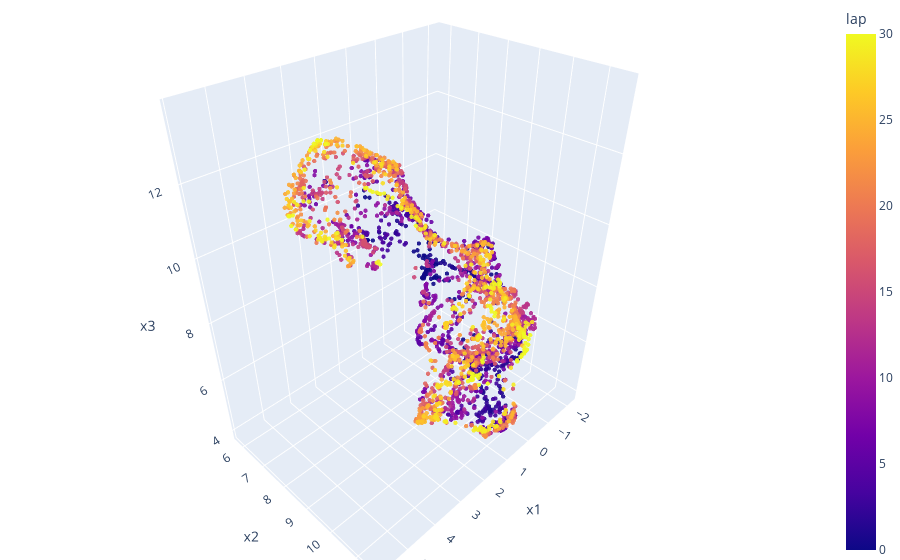

The code cell stored with this chart in its notebook:
### Code cell
fig = px.scatter_3d(df, x='x1', y='x2', z='x3',
              color='lap', opacity=0.9)

fig.update_traces(marker_size=1.5)

# tight layout
fig.update_layout(margin=dict(l=0, r=0, b=0, t=0))
fig.show()

### Figure 1 — Plotly figure (JSON) as saved in the notebook; plotly's stock layout.template omitted (floating-point values rounded to 4 significant figures; data arrays with more than 128 entries replaced by an {"elided": "..."} marker saying what was removed)
{"data": [{"hovertemplate": "x1=%{x}<br>x2=%{y}<br>x3=%{z}<br>lap=%{marker.color}<extra></extra>", "legendgroup": "", "marker": {"color": {"elided": "2684 int values"}, "coloraxis": "coloraxis", "opacity": 0.9, "size": 1.5, "symbol": "circle"}, "mode": "markers", "name": "", "scene": "scene", "showlegend": false, "type": "scatter3d", "x": {"elided": "2684 float values"}, "y": {"elided": "2684 float values"}, "z": {"elided": "2684 float values"}}], "layout": {"coloraxis": {"colorbar": {"title": {"text": "lap"}}, "colorscale": [[0, "#0d0887"], [0.1111, "#46039f"], [0.2222, "#7201a8"], [0.3333, "#9c179e"], [0.4444, "#bd3786"], [0.5556, "#d8576b"], [0.6667, "#ed7953"], [0.7778, "#fb9f3a"], [0.8889, "#fdca26"], [1, "#f0f921"]]}, "legend": {"tracegroupgap": 0}, "margin": {"b": 0, "l": 0, "r": 0, "t": 0}, "scene": {"domain": {"x": [0, 1], "y": [0, 1]}, "xaxis": {"title": {"text": "x1"}}, "yaxis": {"title": {"text": "x2"}}, "zaxis": {"title": {"text": "x3"}}}}}
